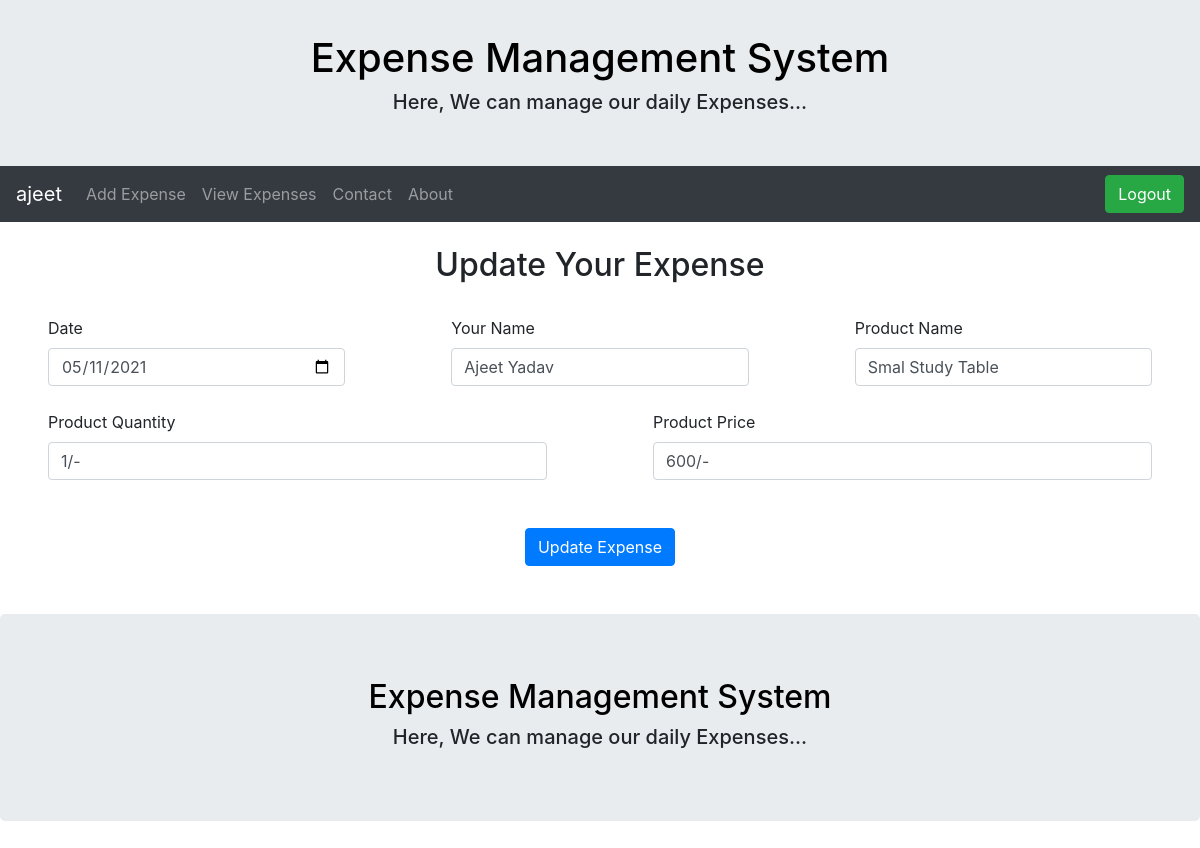
The app's page /update/5 (signed in), older data.
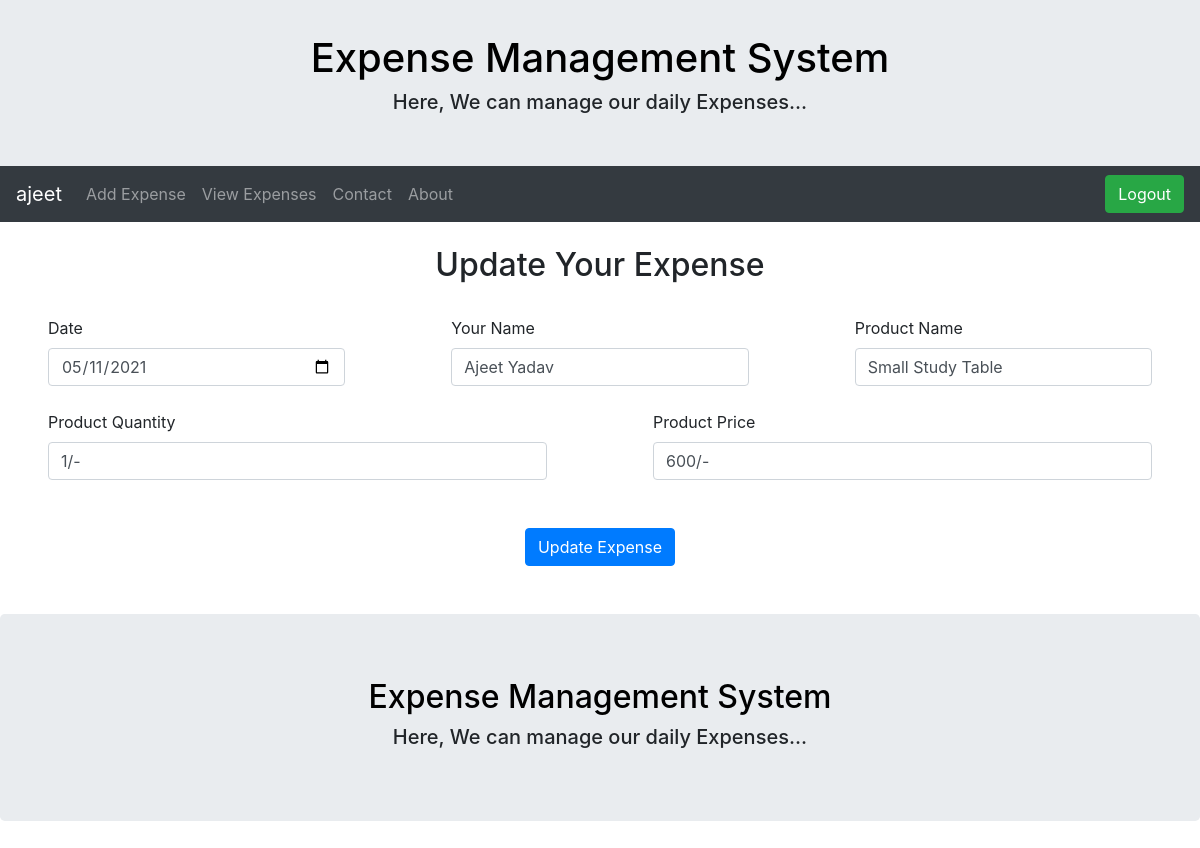
The same page, newer data.
### tables this page shows
CREATE TABLE Products (
	date_ VARCHAR NOT NULL,
	id INTEGER PRIMARY KEY AUTOINCREMENT,
	name TEXT NOT NULL,
	products TEXT NOT NULL,
	prod_qnty TEXT NOT NULL,
	prod_price TEXT NOT NULL );

### app.py (the view, shortened to what this page needs)
@app.route('/update/<int:id>',methods=['POST','GET'])
def update(id):
    if 'user' in session:
        connection = sqlite3.connect("users.db")
        connection.row_factory = sqlite3.Row
        cursor = connection.cursor()
        cursor.execute('select * from Products WHERE id={0}'.format(id))
        rows = cursor.fetchone()
        connection.close()
        return render_template('update.html',rows = rows)
    else:
        return redirect(url_for('login'))

### Templates/update.html (shortened to what this page needs)
{% extends 'layout.html'%}
{% block content%}
<!DOCTYPE html>
<html lang="en" dir="ltr">
<head>
</head>
<body>
  <br>
  <center>
    <h2>Update Your Expense</h2>
    <br>
  </center>
  <form method="post" >
    <div class="form-row">
    <div class="col  mx-sm-5">
      <label>Date</label>
      <input type="date" class="form-control" name="date" value="{{rows['date_']}}" required>
    </div>
    <div class="col mx-sm-5">
      <label>Your Name</label>
      <input type="text" class="form-control" name='name' value="{{rows['name']}}" required>
    </div>
    <div class="col mx-sm-5">
      <label>Product Name</label>
      <input type="text" class="form-control" name='prod_name' value="{{rows['Products']}}" required>
    </div>
  </div>
  <br>
    <div class="form-row">
    <div class="col  mx-sm-5">
      <label>Product Quantity</label>
      <input type="text" class="form-control" name='prod_Qty' value="{{rows['prod_qnty']}}" required>
    </div>
    <div class="col mx-sm-5">
      <label>Product Price</label>
      <input type="text" class="form-control" name='price' value="{{rows['prod_price']}}" required>
    </div>
  </div>
  <br><br>
  <center>
    <div class="form-row">
    <div class="col mx-sm-5">
      <button class="btn btn-primary" type="submit">Update Expense</button>
    </div>
    </div>
  </center>
  <br><br>
</form>
</body>
</html>
{% endblock %}

### Templates/layout.html (shortened to what this page needs)
<!DOCTYPE html>
<html lang="en">
<head>
  <link rel="stylesheet" href="https://maxcdn.bootstrapcdn.com/bootstrap/4.5.2/css/bootstrap.min.css">
</head>
<body>
  <div class="jumbotron text-center" style="margin-bottom:-20px; margin-top: -30px;">
    <h1><a style="text-decoration: none; color: black;" href="{{url_for('home')}}">Expense Management System</a></h1>
    <h5>Here, We can manage our daily Expenses...</h5>
  </div>
  <nav class="navbar navbar-expand-sm bg-dark navbar-dark">
    <a class="navbar-brand" href="{{url_for('home')}}">{{session["user"]}}</a>
    <div class="collapse navbar-collapse" id="collapsibleNavbar">
      <ul class="navbar-nav">
        <li class="nav-item">
          <a class="nav-link" href="{{url_for('add_expenses')}}">Add Expense</a>
        </li>
        <li class="nav-item">
          <a class="nav-link" href="{{url_for('view')}}"> View Expenses</a>
        </li>
        <li class="nav-item">
          <a class="nav-link" href="{{url_for('contact')}}">Contact</a>
        </li>
        <li class="nav-item">
          <a class="nav-link" href="{{url_for('about')}}">About</a>
        </li>
      </ul>
    </div>
   <a href="{{url_for('logout')}}"><button class="btn btn-success" type="button">Logout</button></a>
  </nav>
  {% block content %}
  {% endblock %}
  <div class="jumbotron text-center" style="margin-bottom:0px; margin-top: 0px;">
    <h2><a style="text-decoration: none; color: black;" href="{{url_for('home')}}">Expense Management System</a></h2>
    <h5>Here, We can manage our daily Expenses...</h5>
  </div>
</body>
</html>

Row changes from the older to the newer data that the page shows:
changed Products "Ajeet Yadav": prod_name "Smal Study Table" → "Small Study Table"
